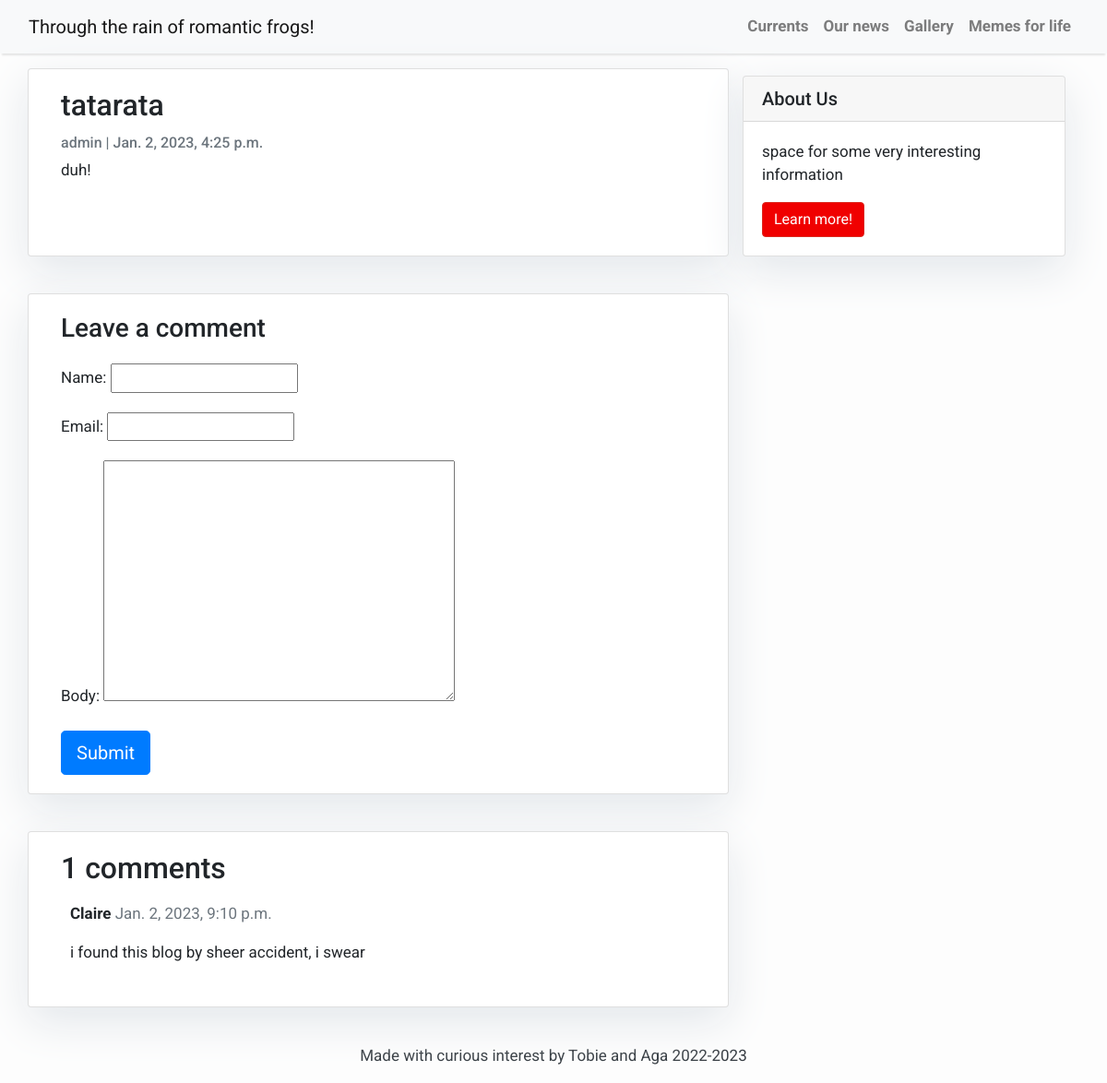
Page /tatarata/ on the earlier database version.
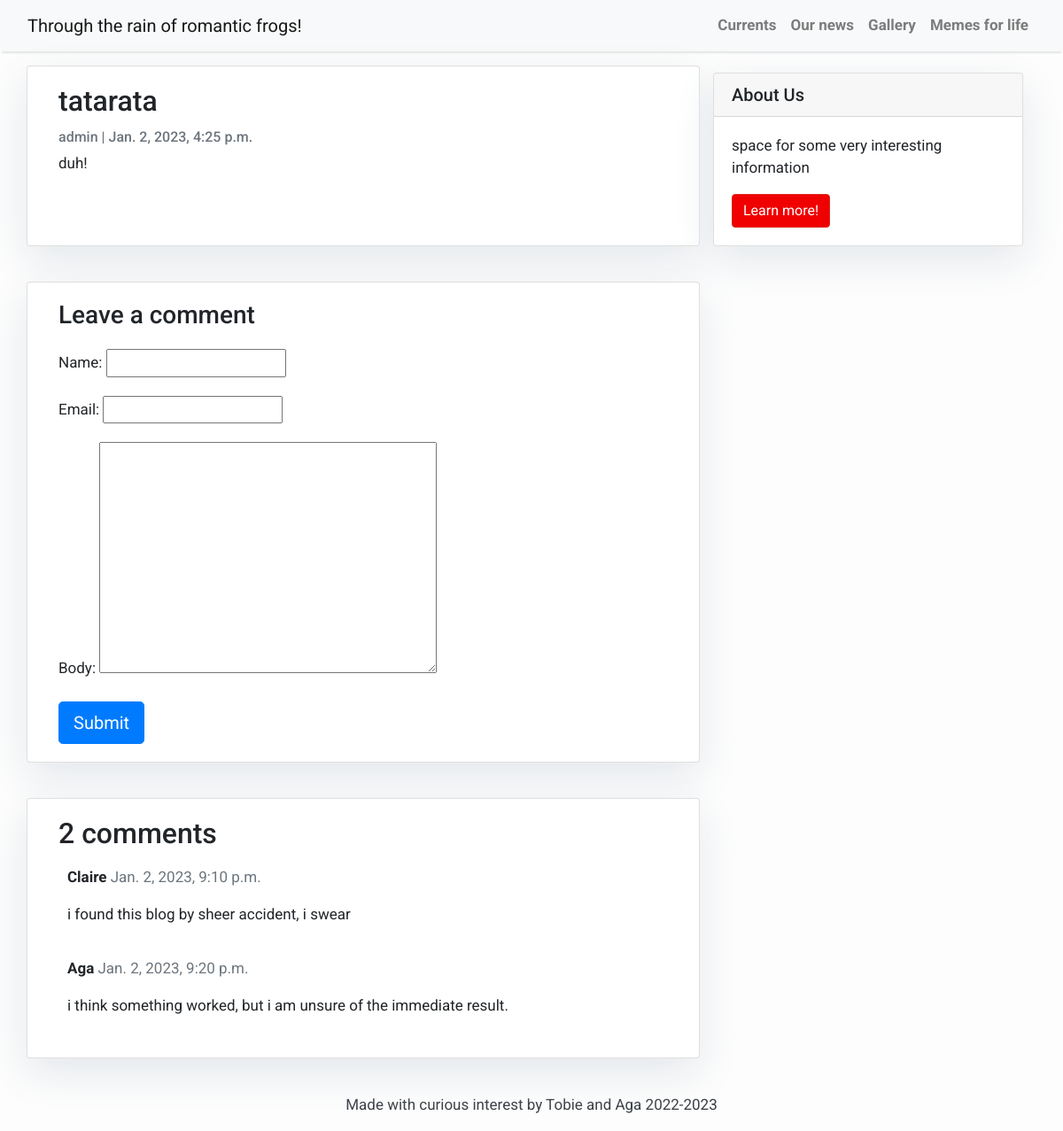
Same page on the later database version.
### blog/models.py (models this page shows, shortened)
class Comment(models.Model):
    post = models.ForeignKey(Post,on_delete=models.CASCADE,related_name='comments')
    name = models.CharField(max_length=80)
    email = models.EmailField()
    body = models.TextField()
    created_on = models.DateTimeField(auto_now_add=True)
    active = models.BooleanField(default=False)
    class Meta:
        ordering = ['created_on']

### blog/views.py (the view)
# urls.py: path('<slug:slug>/', views.post_detail, name='post_detail'), #deleted the .as_view() part
def post_detail(request, slug):
    template_name = 'post_detail.html'
    post = get_object_or_404(Post, slug=slug)
    comments = post.comments.filter(active=True)
    new_comment = None
    if request.method == 'POST':
        comment_form = CommentForm(data=request.POST)
        if comment_form.is_valid():
            new_comment = comment_form.save(commit=False)
            new_comment.post = post
            new_comment.save()
    else:
        comment_form = CommentForm()
    return render(request, template_name, {'post': post,
                                           'comments': comments,
                                           'new_comment': new_comment,
                                           'comment_form': comment_form})

### blog/forms.py
class CommentForm(forms.ModelForm):
    class Meta:
        model = Comment
        fields = ('name', 'email', 'body')

### templates/post_detail.html (shortened to what this page needs)
{% extends 'base.html' %} {% block content %}
<div class="container">
  <div class="row">
            <div class="col-md-8 card mb-4  mt-3 left  top">
                <div class="card-body">
                    <h2 class="card-title">{{ post.title }}</h2>
                    <p class="card-text text-muted h6">{{ post.author }} | {{ post.created_on}} </p>
                    <p class="card-text">{{post.content}}</p>
                </div>
            </div>
    {% block sidebar %} {% include 'sidebar.html' %} {% endblock sidebar %}
    <div class="col-md-8 card mb-4  mt-3 ">
      <div class="card-body">
        {% if new_comment %}
        <div class="alert alert-success" role="alert">
          Your comment is awaiting moderation
        </div>
        {% else %}
        <h3>Leave a comment</h3>
        <form method="post" style="margin-top: 1.3em;">
          {{ comment_form.as_p }}
          <button type="submit" class="btn btn-primary  btn-lg">Submit</button>
        </form>
        {% endif %}
      </div>
    </div>
    <div class="col-md-8 card mb-4  mt-3 ">
      <div class="card-body">
        <h2>{{ comments.count }} comments</h2>
        {% for comment in comments %}
        <div class="comments" style="padding: 10px;">
          <p class="font-weight-bold">
            {{ comment.name }}
            <span class=" text-muted font-weight-normal">
              {{ comment.created_on }}
            </span>
          </p>
          {{ comment.body | linebreaks }}
        </div>
        {% endfor %}
      </div>
    </div>
  </div>
</div>
{% endblock content %}

Differences in the rows shown:
now on this page (row edited): Comment: name "Aga", created_on "Jan. 2, 2023, 9:20 p.m.", body "i think something worked, but i am unsure of the immediate result."
Other differences:
{{ comments.count }}: "1" → "2"
